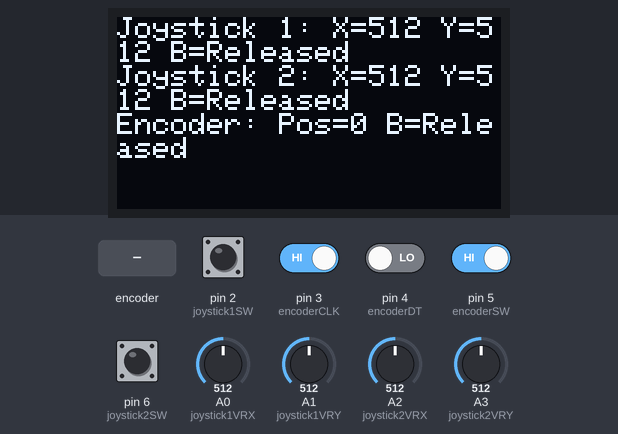
Recording of a sketch running on a simulated Arduino Uno, built with avr-gcc and run on an emulated ATmega328P. On the bench: 128×64 one-colour display. The test bench sets the inputs (shaded band); at power-on: pin 2 (joystick1SW), pin 3 (encoderCLK), pin 5 (encoderSW), pin 6 (joystick2SW) HIGH, pin 4 (encoderDT) LOW, A0 (joystick1VRX) = 512, A1 (joystick1VRY) = 512, A2 (joystick2VRX) = 512, A3 (joystick2VRY) = 512. The display library's start-up logo is not drawn.

Above: at 3.2 s.
3.3 s: A0 (joystick1VRX) set to 716
At 4.3 s:
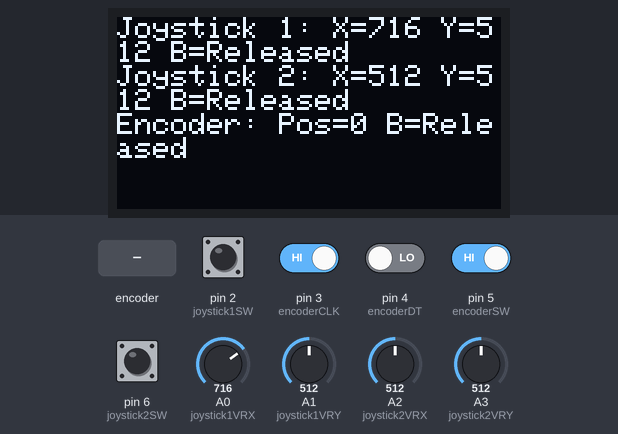
4.9 s: pin 2 (joystick1SW) pulled LOW for 0.15 s
At 5.05 s:
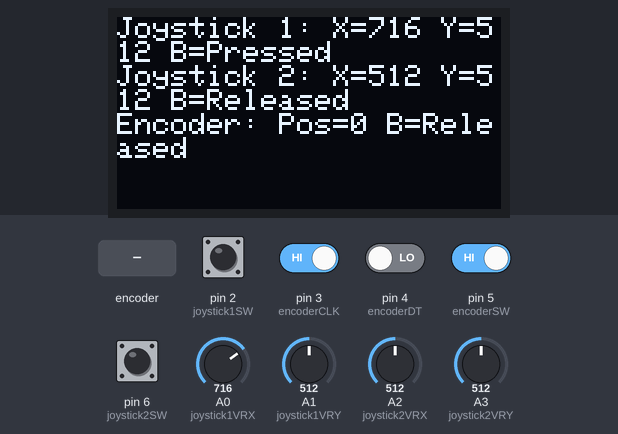
6.6 s: A1 (joystick1VRY) set to 716
At 7.8 s:
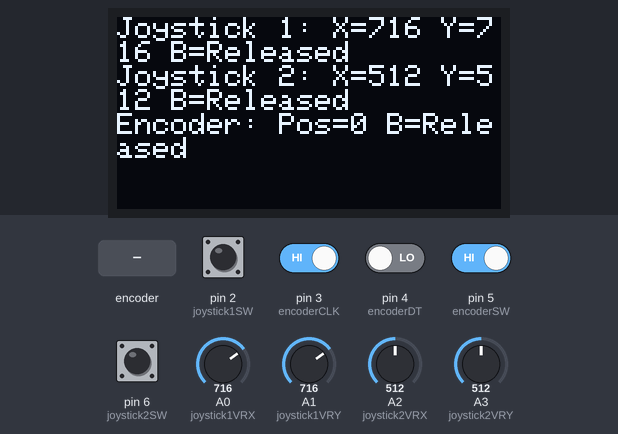
8.1 s: A2 (joystick2VRX) set to 716
At 8.4 s:
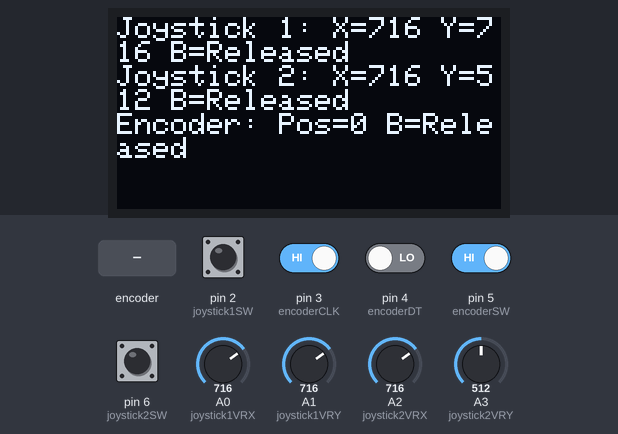
9.6 s: A3 (joystick2VRY) set to 716
At 10.1 s:
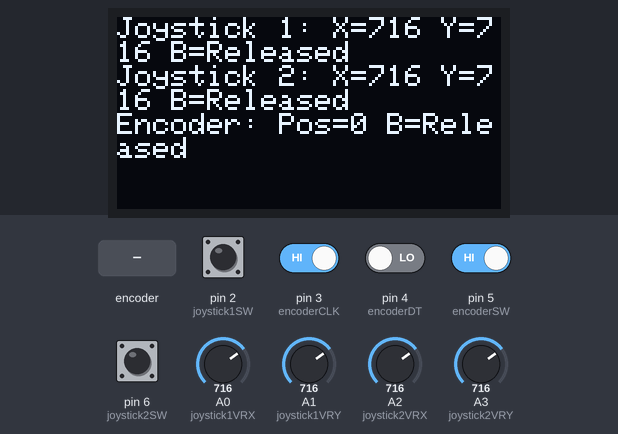
11.1 s: rotary encoder on pin 3 (encoderCLK) / pin 4 (encoderDT) turned 1 step (first pin leading)
At 11.8 s:
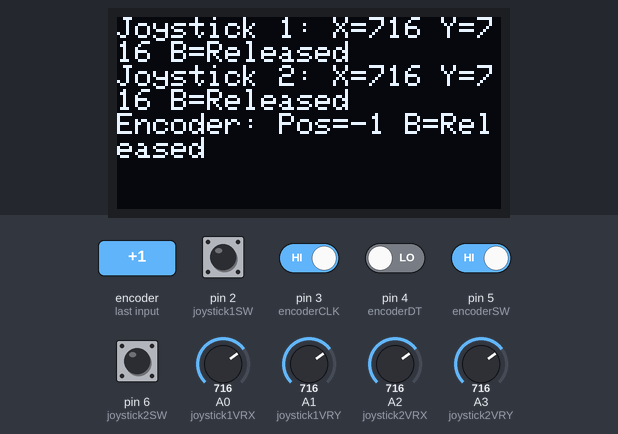
Timing chart, 0 to 13.8 s (numbered marks = the images above; inputs shaded):
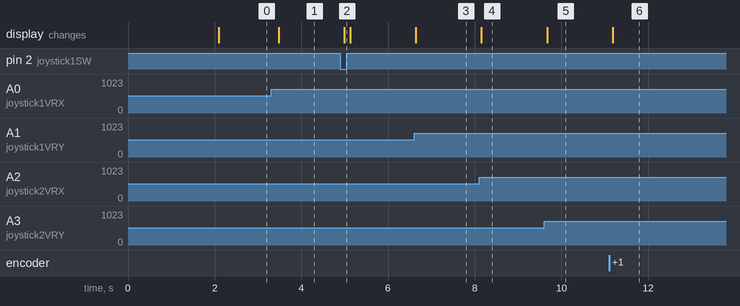

Measured:
- after the input at 3.3 s, the display: changes after 0.17 s (image 1)
- after the input at 4.9 s, the display: changes after 0.09 s (image 2)
- after the input at 6.6 s, the display: changes at once (image 3)
- after the input at 8.1 s, the display: changes after 0.06 s (image 4)
- after the input at 9.6 s, the display: changes after 0.07 s (image 5)
- after the input at 11.1 s, the display: changes after 0.09 s (image 6)

The sketch:

radio-transmitter-test.ino
```cpp
#include <Wire.h>
#include <Adafruit_GFX.h>
#include <Adafruit_SSD1306.h>

#define SCREEN_WIDTH 128
#define SCREEN_HEIGHT 64
#define OLED_RESET    -1
Adafruit_SSD1306 display(SCREEN_WIDTH, SCREEN_HEIGHT, &Wire, OLED_RESET);

const int joystick1VRX = A0;
const int joystick1VRY = A1;
const int joystick1SW = 2;

const int joystick2VRX = A2;
const int joystick2VRY = A3;
const int joystick2SW = 6;

const int encoderSW = 5;
const int encoderDT = 4;
const int encoderCLK = 3;

volatile int encoderPos = 0;
int lastEncoded = 0;

void setup() {
  pinMode(joystick1SW, INPUT_PULLUP);
  pinMode(joystick2SW, INPUT_PULLUP);
  pinMode(encoderSW, INPUT_PULLUP);
  pinMode(encoderDT, INPUT);
  pinMode(encoderCLK, INPUT);

  attachInterrupt(digitalPinToInterrupt(encoderCLK), updateEncoder, CHANGE);
  attachInterrupt(digitalPinToInterrupt(encoderDT), updateEncoder, CHANGE);

  Serial.begin(9600);

  if(!display.begin(SSD1306_SWITCHCAPVCC, 0x3C)) { // Initialisation de l'écran OLED
    Serial.println(F("SSD1306 allocation failed"));
    for(;;);
  }
  display.display();
  delay(2000);
  display.clearDisplay();
}

void loop() {
  int joystick1X = analogRead(joystick1VRX);
  int joystick1Y = analogRead(joystick1VRY);
  int joystick1Button = digitalRead(joystick1SW);

  int joystick2X = analogRead(joystick2VRX);
  int joystick2Y = analogRead(joystick2VRY);
  int joystick2Button = digitalRead(joystick2SW);

  int encoderButton = digitalRead(encoderSW);

  display.clearDisplay();

  display.setTextSize(1);
  display.setTextColor(SSD1306_WHITE);

  display.setCursor(0, 0);
  display.print("Joystick 1: ");
  display.print("X=");
  display.print(joystick1X);
  display.print(" Y=");
  display.print(joystick1Y);
  display.print(" B=");
  display.println(joystick1Button == LOW ? "Pressed" : "Released");

  display.setCursor(0, 16);
  display.print("Joystick 2: ");
  display.print("X=");
  display.print(joystick2X);
  display.print(" Y=");
  display.print(joystick2Y);
  display.print(" B=");
  display.println(joystick2Button == LOW ? "Pressed" : "Released");

  display.setCursor(0, 32);
  display.print("Encoder: ");
  display.print("Pos=");
  display.print(encoderPos);
  display.print(" B=");
  display.println(encoderButton == LOW ? "Pressed" : "Released");

  display.display();

  delay(100);
}

void updateEncoder() {
  int MSB = digitalRead(encoderCLK);
  int LSB = digitalRead(encoderDT);

  int encoded = (MSB << 1) | LSB;
  int sum = (lastEncoded << 2) | encoded;

  if(sum == 0b1101 || sum == 0b0100 || sum == 0b0010 || sum == 0b1011) encoderPos--;
  if(sum == 0b1110 || sum == 0b0111 || sum == 0b0001 || sum == 0b1000) encoderPos++;

  lastEncoded = encoded;
}
```
